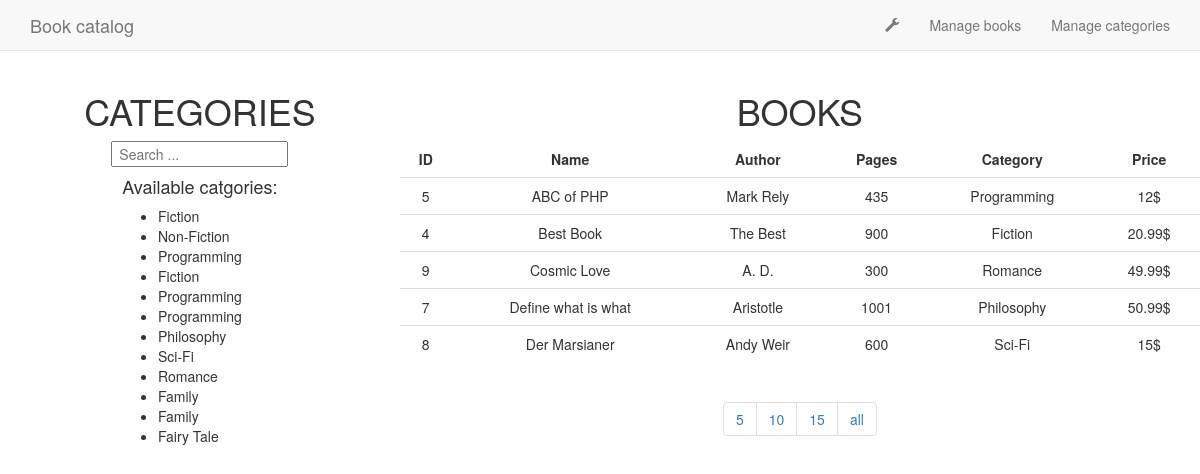
The page / on the database its author committed.
### tables this page shows
CREATE TABLE `categories` (
  `id_category` int(11) NOT NULL,
  `name_category` text NOT NULL
);

CREATE TABLE `books` (
  `id_book` int(11) NOT NULL,
  `name_book` text NOT NULL,
  `author` text NOT NULL,
  `page_count` int(11) NOT NULL,
  `category` text NOT NULL,
  `price` float NOT NULL
);

### index.php (the view, shortened to what this page needs)
<?php
	require_once('connect.php');
?>
<!DOCTYPE html>
<html>
<head>
	<link rel="stylesheet" href="https://maxcdn.bootstrapcdn.com/bootstrap/3.3.6/css/bootstrap.min.css">
	<link rel="stylesheet" type="text/css" href="./styles.css">
</head>
<body>
<nav class="navbar navbar-default navbar-static-top">
      <div class="container">
          <a class="navbar-brand" href="#">Book catalog</a>
        <div class="collapse navbar-collapse navHeaderCollapse">
          <ul class="nav navbar-nav navbar-right">
        	<li><a><span class="glyphicon glyphicon-wrench"></span></a></li>
            <li><a href="./views/manageBooks.php">Manage books</a></li>
            <li><a href="./views/manageCategories.php">Manage categories</a></li>
          </ul>
        </div>
      </div>
    </nav>
<div id="container">
	<div id="categories">
		<h1>categories</h1>
		<input id="searchInput" placeholder=" Search ..." value="">
		<h4>Available catgories:</h4>
		<ul>
			<?php
		          $categories = "SELECT * FROM categories ORDER BY id_category";
		          $query = mysqli_query($connection, $categories);
		          if($connection->connect_errno!=0) {
		            echo "Error:".$connection->connect_errno;
		          } else {
		            while($row = mysqli_fetch_assoc($query)) {
		              	echo "<li>".$row['name_category']."</li>";
		            }
		          }
        		?>
		</ul>
	</div>
	<div id="books">
		<h1>books</h1>
		<table class="table table-hover">
			<thead>
				<tr>
		          <td><b>ID</b></td>
		          <td><b>Name</b></td>
		          <td><b>Author</b></td>
		          <td><b>Pages</b></td>
		          <td><b>Category</b></td>
		          <td><b>Price</b></td>
        		</tr>
			</thead>
			<tbody id="fbody">
				<?php
		          $books = "SELECT * FROM books ORDER BY name_book";
		          $result = mysqli_query($connection, $books);
		          if($connection->connect_errno!=0) {
		            echo "Error:".$connection->connect_errno;
		          } else {
		            while($row = mysqli_fetch_assoc($result)) {
		              echo "<tr>";
		              echo "<td>".$row['id_book']."</td>";
		              echo "<td>".$row['name_book']."</td>";
		              echo "<td>".$row['author']."</td>";
		              echo "<td>".$row['page_count']."</td>";
		              echo "<td>".$row['category']."</td>";
		              echo "<td>".$row['price']."$</td>";
		              echo "</tr>";
		            }
		          }
        		?>
			</tbody>
		</table>
		<div id="display">
			<nav>
			  <ul class="pagination">
			    <li><a href="#">5</a></li>
			    <li><a href="#">10</a></li>
			    <li><a href="#">15</a></li>
			    <li><a href="#">all</a></li>
			  </ul>
			</nav>
		</div>
	</div>
</div>
</body>
</html>

### styles.css (style rules this page uses)
body { display: flex; flex-direction: column; }
#container { display: flex; flex-direction: row; justify-content: space-around; }
#categories { display: flex; flex-direction: column; flex-grow: 2; align-items: center; }
#books { display: flex; flex-direction: column; flex-grow: 4; align-items: center; }
h1 { text-transform: uppercase; }
h1, h2, .table, p, form { text-align: center; }
ul { padding-left: 0; }

### rows shown on the page
categories: name_category "Fiction"
categories: name_category "Non-Fiction"
categories: name_category "Programming"
categories: name_category "Fiction"
categories: name_category "Programming"
categories: name_category "Programming"
categories: name_category "Philosophy"
categories: name_category "Sci-Fi"
categories: name_category "Romance"
categories: name_category "Family"
categories: name_category "Family"
categories: name_category "Fairy Tale"
books: id_book "5", name_book "ABC of PHP", author "Mark Rely", page_count "435", category "Programming", price "12"
books: id_book "4", name_book "Best Book", author "The Best", page_count "900", category "Fiction", price "20.99"
books: id_book "9", name_book "Cosmic Love", author "A. D.", page_count "300", category "Romance", price "49.99"
books: id_book "7", name_book "Define what is what", author "Aristotle", page_count "1001", category "Philosophy", price "50.99"
books: id_book "8", name_book "Der Marsianer", author "Andy Weir", page_count "600", category "Sci-Fi", price "15"
